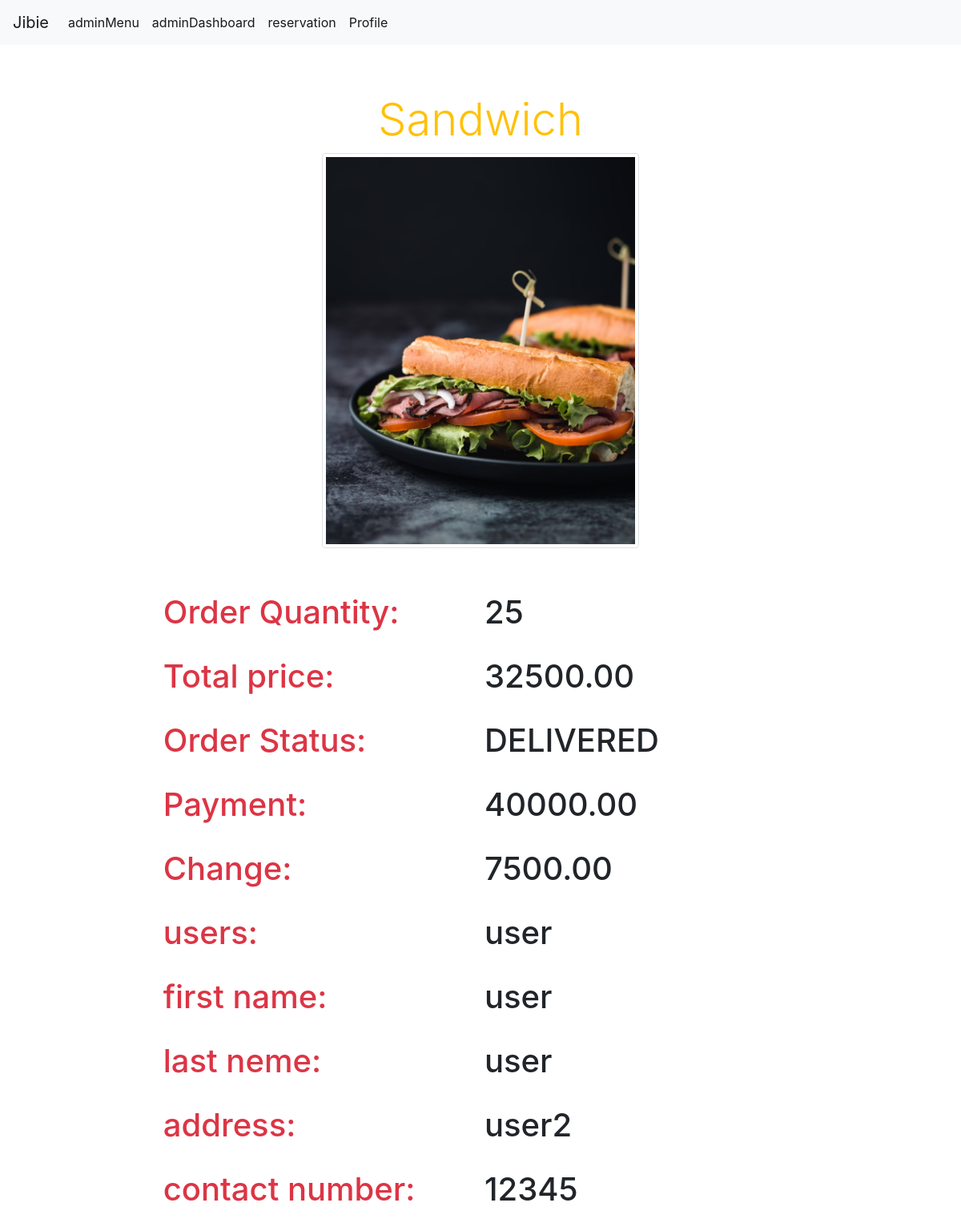
Screenshot of /views/adminviewOrder.php?order_id=1 (signed in) with the database file from the repository.
### tables this page shows
CREATE TABLE `transactions` (
  `transaction_id` int(11) NOT NULL,
  `order_id` int(11) NOT NULL,
  `user_id` int(11) NOT NULL,
  `menu_id` int(11) NOT NULL,
  `total_price` float(50,2) NOT NULL,
  `payment` float(50,2) NOT NULL,
  `money_change` float(50,2) NOT NULL
);

CREATE TABLE `menu` (
  `menu_id` int(11) NOT NULL,
  `menu_name` varchar(20) NOT NULL,
  `menu_price` float NOT NULL,
  `stock_quantity` int(11) NOT NULL,
  `menu_picture` varchar(50) DEFAULT NULL
);

CREATE TABLE `orders` (
  `order_id` int(11) NOT NULL,
  `user_id` int(11) NOT NULL,
  `menu_id` int(11) NOT NULL,
  `order_quantity` int(11) NOT NULL,
  `total_price` float(50,2) NOT NULL,
  `order_status` varchar(20) NOT NULL DEFAULT 'PENDING'
);

CREATE TABLE `users` (
  `user_id` int(11) NOT NULL,
  `first_name` varchar(20) NOT NULL,
  `last_name` varchar(20) NOT NULL,
  `address` varchar(50) NOT NULL,
  `contact_number` varchar(20) NOT NULL,
  `username` varchar(20) NOT NULL,
  `password` varchar(50) NOT NULL,
  `status` varchar(1) NOT NULL DEFAULT 'U'
);

### class/Database.php (called while the page is built, shortened)
<?php
  class Database{
    private $servername = "localhost";
    private $db_username = "root";
    private $db_password = "root";
    private $database = "daichi_portfolio";
    public function __construct(){
      $this->conn = new mysqli($this->servername,$this->db_username,
      $this->db_password, $this->database);
      return $this->conn;
    }
  }
?>

### action/menuAction.php (called while the page is built, shortened)
<?php
  require_once '../class/Menu.php';
  $menu = new Menu();
?>

### class/Menu.php (called while the page is built, shortened)
<?php
  require_once 'Database.php';
  class Menu extends Database{
        public function displayAdminViewOrder($order_id){
          $sql = "SELECT * FROM orders INNER JOIN menu ON orders.menu_id = menu.menu_id INNER JOIN users ON orders.user_id = users.user_id INNER JOIN transactions ON transactions.order_id =orders.order_id WHERE orders.order_id = '$order_id'";
          $result = $this->conn->query($sql);
          if($result == false){
            die("Error".$this->conn->error);
          }else{
            return $result->fetch_assoc();
          }
        }
  }
?>

### views/adminviewOrder.php (the view, shortened to what this page needs)
<?php
  include '../action/menuAction.php';
  $order_id = $_GET['order_id'];
  $order_detail = $menu->displayAdminViewOrder($order_id);
?>
<!DOCTYPE html>
<html lang="en">
<head>
  <link rel="stylesheet" href="https://stackpath.bootstrapcdn.com/bootstrap/4.5.2/css/bootstrap.min.css">
</head>
<body>
<nav class="navbar navbar-expand-lg navbar-light bg-light">
  <a class="navbar-brand" href="../index.php">Jibie</a>
  <div class="collapse navbar-collapse" id="navbarSupportedContent">
    <ul class="navbar-nav mr-auto">
      <li class="nav-item active">
        <a class="nav-link" href="../views/adminMenu.php">adminMenu<span class="sr-only">(current)</span></a>
      </li>
      <li class="nav-item active">
        <a class="nav-link" href="../views/adminDashboard.php">adminDashboard<span class="sr-only">(current)</span></a>
      </li>
      <li class="nav-item active">
        <a class="nav-link" href="../views/reservation.php">reservation<span class="sr-only">(current)</span></a>
      </li>
      <li class="nav-item active">
        <a class="nav-link" href="../views/Profile.php">Profile<span class="sr-only">(current)</span></a>
      </li>
  </div>
</nav>
<div class="container">
  <div class="card mx-auto w-75 my-5 border border-0">
    <div class="card-header bg-white text-warning border-0 mx-auto text-center">
      <h2 class="display-4 text-center"><?php echo $order_detail['menu_name']?></h2>
      <img src="../uploads/<?php echo $order_detail['menu_picture']?>" alt="" class="img-thumbnail" height="50%" width="50%">
    </div>
    <div class="card-body">
      <form action="../action/menuAction.php" method="post">
        <div class="form-row text-danger">
        </div>
        <div class="form-row ">
          <div class="form-group col-md-6 mb-4 text-danger">
            <h1>Order Quantity:</h1>
          </div>
          <div class="form-group col-md-6 mb-4">
            <h1><?php echo $order_detail['order_quantity']?></h1>
          </div>
        </div>
        <div class="form-row ">
          <div class="form-group col-md-6 mb-4 text-danger">
            <h1>Total price:</h1>
          </div>
          <div class="form-group col-md-6 mb-4">
            <h1><?php echo $order_detail['total_price']?></h1>
          </div>
        </div>
        <div class="form-row ">
          <div class="form-group col-md-6 mb-4 text-danger">
            <h1>Order Status:</h1>
          </div>
          <div class="form-group col-md-6 mb-4">
            <h1><?php echo $order_detail['order_status']?></h1>
          </div>
        </div>
        <div class="form-row ">
          <div class="form-group col-md-6 mb-4 text-danger">
            <h1>Payment:</h1>
          </div>
          <div class="form-group col-md-6 mb-4">
            <h1><?php echo $order_detail['payment']?></h1>
          </div>
        </div>
        <div class="form-row ">
          <div class="form-group col-md-6 mb-4 text-danger">
            <h1>Change:</h1>
          </div>
          <div class="form-group col-md-6 mb-4">
            <h1><?php echo $order_detail['money_change']?></h1>
          </div>
        </div>
        <div class="form-row ">
          <div class="form-group col-md-6 mb-4 text-danger">
            <h1>users:</h1>
          </div>
          <div class="form-group col-md-6 mb-4">
            <h1><?php echo $order_detail['username']?></h1>
          </div>
        </div>
        <div class="form-row ">
          <div class="form-group col-md-6 mb-4 text-danger">
            <h1>first name:</h1>
          </div>
          <div class="form-group col-md-6 mb-4">
            <h1><?php echo $order_detail['first_name']?></h1>
          </div>
        </div>
        <div class="form-row ">
          <div class="form-group col-md-6 mb-4 text-danger">
            <h1>last neme:</h1>
          </div>
          <div class="form-group col-md-6 mb-4">
            <h1><?php echo $order_detail['last_name']?></h1>
          </div>
        </div>
        <div class="form-row ">
          <div class="form-group col-md-6 mb-4 text-danger">
            <h1>address:</h1>
          </div>
          <div class="form-group col-md-6 mb-4">
            <h1><?php echo $order_detail['address']?></h1>
          </div>
        </div>
        <div class="form-row ">
          <div class="form-group col-md-6 mb-4 text-danger">
            <h1>contact number:</h1>
          </div>
          <div class="form-group col-md-6 mb-4">
            <h1><?php echo $order_detail['contact_number']?></h1>
          </div>
        </div>
      </form>
    </div>
  </div>
</div>
</body>
</html>

### rows the page displays
transactions: menu.menu_name "Sandwich", menu.menu_picture (picture), order.order_quantity "25", total_price "32500.00", order.order_status "DELIVERED", payment "40000.00", money_change "7500.00", user.username "user", user.first_name "user", user.last_name "user", user.address "user2", user.contact_number "12345"
